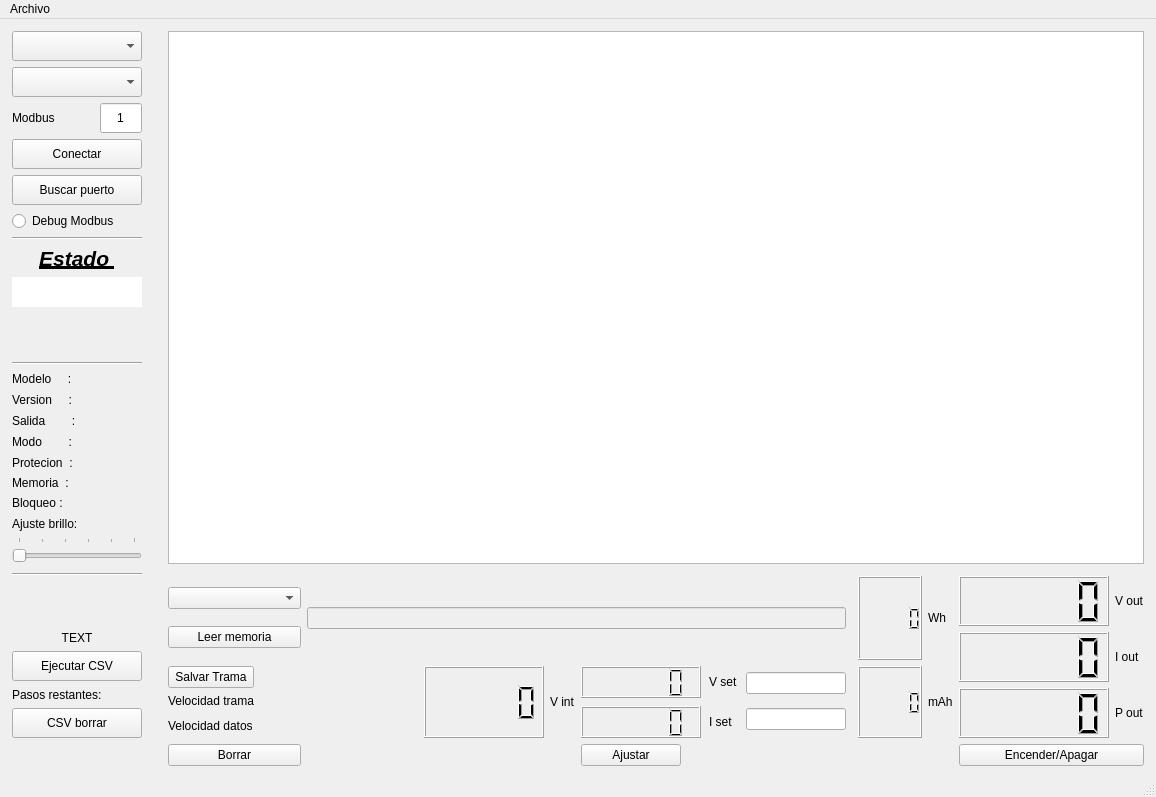
<?xml version="1.0" encoding="UTF-8"?>
<ui version="4.0">
 <class>MainWindow</class>
 <widget class="QMainWindow" name="MainWindow">
  <property name="geometry">
   <rect>
    <x>0</x>
    <y>0</y>
    <width>1156</width>
    <height>797</height>
   </rect>
  </property>
  <property name="windowTitle">
   <string>MainWindow</string>
  </property>
  <widget class="QWidget" name="centralwidget">
   <layout class="QGridLayout" name="gridLayout">
    <property name="leftMargin">
     <number>12</number>
    </property>
    <property name="topMargin">
     <number>12</number>
    </property>
    <property name="rightMargin">
     <number>12</number>
    </property>
    <item row="0" column="1">
     <spacer name="verticalSpacer_4">
      <property name="orientation">
       <enum>Qt::Vertical</enum>
      </property>
      <property name="sizeHint" stdset="0">
       <size>
        <width>20</width>
        <height>40</height>
       </size>
      </property>
     </spacer>
    </item>
    <item row="3" column="3">
     <spacer name="horizontalSpacer_3">
      <property name="orientation">
       <enum>Qt::Horizontal</enum>
      </property>
      <property name="sizeHint" stdset="0">
       <size>
        <width>40</width>
        <height>20</height>
       </size>
      </property>
     </spacer>
    </item>
    <item row="0" column="2" colspan="9">
     <widget class="PlotWidget" name="graphicsView"/>
    </item>
    <item row="4" column="10">
     <widget class="QPushButton" name="pushButton_onoff">
      <property name="sizePolicy">
       <sizepolicy hsizetype="Preferred" vsizetype="Fixed">
        <horstretch>0</horstretch>
        <verstretch>0</verstretch>
       </sizepolicy>
      </property>
      <property name="text">
       <string>Encender/Apagar</string>
      </property>
      <property name="checkable">
       <bool>true</bool>
      </property>
     </widget>
    </item>
    <item row="3" column="5">
     <widget class="QLabel" name="label_3">
      <property name="sizePolicy">
       <sizepolicy hsizetype="Fixed" vsizetype="Preferred">
        <horstretch>0</horstretch>
        <verstretch>0</verstretch>
       </sizepolicy>
      </property>
      <property name="maximumSize">
       <size>
        <width>50</width>
        <height>16777215</height>
       </size>
      </property>
      <property name="text">
       <string>V int</string>
      </property>
     </widget>
    </item>
    <item row="3" column="6">
     <layout class="QHBoxLayout" name="horizontalLayout_4">
      <property name="spacing">
       <number>8</number>
      </property>
      <property name="sizeConstraint">
       <enum>QLayout::SetFixedSize</enum>
      </property>
      <property name="margin">
       <number>0</number>
      </property>
      <item>
       <layout class="QVBoxLayout" name="verticalLayout_4">
        <item>
         <widget class="QLCDNumber" name="lcdNumber_vset">
          <property name="sizePolicy">
           <sizepolicy hsizetype="Fixed" vsizetype="Minimum">
            <horstretch>0</horstretch>
            <verstretch>0</verstretch>
           </sizepolicy>
          </property>
          <property name="minimumSize">
           <size>
            <width>120</width>
            <height>0</height>
           </size>
          </property>
          <property name="maximumSize">
           <size>
            <width>16777215</width>
            <height>16777215</height>
           </size>
          </property>
          <property name="smallDecimalPoint">
           <bool>true</bool>
          </property>
         </widget>
        </item>
        <item>
         <widget class="QLCDNumber" name="lcdNumber_iset">
          <property name="sizePolicy">
           <sizepolicy hsizetype="Fixed" vsizetype="Minimum">
            <horstretch>0</horstretch>
            <verstretch>0</verstretch>
           </sizepolicy>
          </property>
          <property name="minimumSize">
           <size>
            <width>120</width>
            <height>0</height>
           </size>
          </property>
          <property name="maximumSize">
           <size>
            <width>16777215</width>
            <height>16777215</height>
           </size>
          </property>
          <property name="smallDecimalPoint">
           <bool>true</bool>
          </property>
         </widget>
        </item>
       </layout>
      </item>
      <item>
       <layout class="QVBoxLayout" name="verticalLayout_5">
        <item>
         <widget class="QLabel" name="label_6">
          <property name="sizePolicy">
           <sizepolicy hsizetype="Fixed" vsizetype="Preferred">
            <horstretch>0</horstretch>
            <verstretch>0</verstretch>
           </sizepolicy>
          </property>
          <property name="maximumSize">
           <size>
            <width>50</width>
            <height>16777215</height>
           </size>
          </property>
          <property name="text">
           <string>V set</string>
          </property>
         </widget>
        </item>
        <item>
         <widget class="QLabel" name="label_7">
          <property name="sizePolicy">
           <sizepolicy hsizetype="Fixed" vsizetype="Preferred">
            <horstretch>0</horstretch>
            <verstretch>0</verstretch>
           </sizepolicy>
          </property>
          <property name="maximumSize">
           <size>
            <width>50</width>
            <height>16777215</height>
           </size>
          </property>
          <property name="text">
           <string>I set</string>
          </property>
         </widget>
        </item>
       </layout>
      </item>
      <item>
       <layout class="QVBoxLayout" name="verticalLayout_7">
        <item>
         <widget class="QLineEdit" name="lineEdit_vset">
          <property name="sizePolicy">
           <sizepolicy hsizetype="Fixed" vsizetype="Fixed">
            <horstretch>0</horstretch>
            <verstretch>0</verstretch>
           </sizepolicy>
          </property>
          <property name="maximumSize">
           <size>
            <width>100</width>
            <height>16777215</height>
           </size>
          </property>
          <property name="alignment">
           <set>Qt::AlignCenter</set>
          </property>
         </widget>
        </item>
        <item>
         <widget class="QLineEdit" name="lineEdit_iset">
          <property name="sizePolicy">
           <sizepolicy hsizetype="Fixed" vsizetype="Fixed">
            <horstretch>0</horstretch>
            <verstretch>0</verstretch>
           </sizepolicy>
          </property>
          <property name="maximumSize">
           <size>
            <width>100</width>
            <height>16777215</height>
           </size>
          </property>
          <property name="alignment">
           <set>Qt::AlignCenter</set>
          </property>
         </widget>
        </item>
       </layout>
      </item>
     </layout>
    </item>
    <item row="0" column="0" rowspan="4">
     <layout class="QVBoxLayout" name="verticalLayout">
      <item>
       <widget class="QComboBox" name="comboBox_ports">
        <property name="sizePolicy">
         <sizepolicy hsizetype="Fixed" vsizetype="Fixed">
          <horstretch>0</horstretch>
          <verstretch>0</verstretch>
         </sizepolicy>
        </property>
        <property name="minimumSize">
         <size>
          <width>130</width>
          <height>30</height>
         </size>
        </property>
        <property name="maximumSize">
         <size>
          <width>130</width>
          <height>30</height>
         </size>
        </property>
       </widget>
      </item>
      <item>
       <widget class="QComboBox" name="comboBox_datarate">
        <property name="sizePolicy">
         <sizepolicy hsizetype="Fixed" vsizetype="Fixed">
          <horstretch>0</horstretch>
          <verstretch>0</verstretch>
         </sizepolicy>
        </property>
        <property name="minimumSize">
         <size>
          <width>130</width>
          <height>30</height>
         </size>
        </property>
        <property name="maximumSize">
         <size>
          <width>130</width>
          <height>30</height>
         </size>
        </property>
       </widget>
      </item>
      <item>
       <layout class="QHBoxLayout" name="horizontalLayout_6">
        <item>
         <widget class="QLabel" name="label">
          <property name="sizePolicy">
           <sizepolicy hsizetype="Fixed" vsizetype="Fixed">
            <horstretch>0</horstretch>
            <verstretch>0</verstretch>
           </sizepolicy>
          </property>
          <property name="minimumSize">
           <size>
            <width>82</width>
            <height>30</height>
           </size>
          </property>
          <property name="maximumSize">
           <size>
            <width>85</width>
            <height>30</height>
           </size>
          </property>
          <property name="text">
           <string>Modbus</string>
          </property>
         </widget>
        </item>
        <item>
         <widget class="QLineEdit" name="lineEdit_slave_addr">
          <property name="sizePolicy">
           <sizepolicy hsizetype="Fixed" vsizetype="Fixed">
            <horstretch>0</horstretch>
            <verstretch>0</verstretch>
           </sizepolicy>
          </property>
          <property name="minimumSize">
           <size>
            <width>42</width>
            <height>30</height>
           </size>
          </property>
          <property name="maximumSize">
           <size>
            <width>35</width>
            <height>30</height>
           </size>
          </property>
          <property name="text">
           <string>1</string>
          </property>
          <property name="alignment">
           <set>Qt::AlignCenter</set>
          </property>
         </widget>
        </item>
       </layout>
      </item>
      <item>
       <widget class="QPushButton" name="pushButton_connect">
        <property name="sizePolicy">
         <sizepolicy hsizetype="Fixed" vsizetype="Fixed">
          <horstretch>0</horstretch>
          <verstretch>0</verstretch>
         </sizepolicy>
        </property>
        <property name="minimumSize">
         <size>
          <width>130</width>
          <height>30</height>
         </size>
        </property>
        <property name="maximumSize">
         <size>
          <width>136</width>
          <height>30</height>
         </size>
        </property>
        <property name="text">
         <string>Conectar</string>
        </property>
        <property name="checkable">
         <bool>true</bool>
        </property>
       </widget>
      </item>
      <item>
       <widget class="QPushButton" name="pushButton_update">
        <property name="sizePolicy">
         <sizepolicy hsizetype="Fixed" vsizetype="Fixed">
          <horstretch>0</horstretch>
          <verstretch>0</verstretch>
         </sizepolicy>
        </property>
        <property name="minimumSize">
         <size>
          <width>130</width>
          <height>30</height>
         </size>
        </property>
        <property name="maximumSize">
         <size>
          <width>136</width>
          <height>30</height>
         </size>
        </property>
        <property name="text">
         <string>Buscar puerto</string>
        </property>
        <property name="checkable">
         <bool>true</bool>
        </property>
       </widget>
      </item>
      <item>
       <widget class="QRadioButton" name="radioButton_debug">
        <property name="text">
         <string>Debug Modbus</string>
        </property>
       </widget>
      </item>
      <item>
       <widget class="Line" name="line">
        <property name="orientation">
         <enum>Qt::Horizontal</enum>
        </property>
       </widget>
      </item>
      <item>
       <widget class="QLabel" name="label_estado">
        <property name="font">
         <font>
          <pointsize>16</pointsize>
          <weight>75</weight>
          <italic>true</italic>
          <bold>true</bold>
          <underline>true</underline>
         </font>
        </property>
        <property name="text">
         <string>&lt;html&gt;&lt;head/&gt;&lt;body&gt;&lt;p align=&quot;center&quot;&gt;      Estado      &lt;/p&gt;&lt;/body&gt;&lt;/html&gt;</string>
        </property>
       </widget>
      </item>
      <item>
       <widget class="QLineEdit" name="lineEdit_info">
        <property name="enabled">
         <bool>true</bool>
        </property>
        <property name="sizePolicy">
         <sizepolicy hsizetype="Fixed" vsizetype="Fixed">
          <horstretch>0</horstretch>
          <verstretch>0</verstretch>
         </sizepolicy>
        </property>
        <property name="minimumSize">
         <size>
          <width>130</width>
          <height>30</height>
         </size>
        </property>
        <property name="maximumSize">
         <size>
          <width>139</width>
          <height>30</height>
         </size>
        </property>
        <property name="frame">
         <bool>false</bool>
        </property>
        <property name="readOnly">
         <bool>true</bool>
        </property>
       </widget>
      </item>
      <item>
       <spacer name="verticalSpacer_3">
        <property name="orientation">
         <enum>Qt::Vertical</enum>
        </property>
        <property name="sizeHint" stdset="0">
         <size>
          <width>20</width>
          <height>40</height>
         </size>
        </property>
       </spacer>
      </item>
      <item>
       <widget class="Line" name="line_3">
        <property name="orientation">
         <enum>Qt::Horizontal</enum>
        </property>
       </widget>
      </item>
      <item>
       <widget class="QLabel" name="label_model">
        <property name="sizePolicy">
         <sizepolicy hsizetype="Fixed" vsizetype="Fixed">
          <horstretch>0</horstretch>
          <verstretch>0</verstretch>
         </sizepolicy>
        </property>
        <property name="minimumSize">
         <size>
          <width>130</width>
          <height>15</height>
         </size>
        </property>
        <property name="maximumSize">
         <size>
          <width>130</width>
          <height>15</height>
         </size>
        </property>
        <property name="text">
         <string>Modelo     :</string>
        </property>
       </widget>
      </item>
      <item>
       <widget class="QLabel" name="label_version">
        <property name="sizePolicy">
         <sizepolicy hsizetype="Fixed" vsizetype="Fixed">
          <horstretch>0</horstretch>
          <verstretch>0</verstretch>
         </sizepolicy>
        </property>
        <property name="minimumSize">
         <size>
          <width>130</width>
          <height>15</height>
         </size>
        </property>
        <property name="maximumSize">
         <size>
          <width>130</width>
          <height>15</height>
         </size>
        </property>
        <property name="text">
         <string>Version     :</string>
        </property>
       </widget>
      </item>
      <item>
       <widget class="QLabel" name="label_onoff">
        <property name="sizePolicy">
         <sizepolicy hsizetype="Fixed" vsizetype="Fixed">
          <horstretch>0</horstretch>
          <verstretch>0</verstretch>
         </sizepolicy>
        </property>
        <property name="minimumSize">
         <size>
          <width>130</width>
          <height>15</height>
         </size>
        </property>
        <property name="maximumSize">
         <size>
          <width>130</width>
          <height>15</height>
         </size>
        </property>
        <property name="text">
         <string>Salida        :</string>
        </property>
       </widget>
      </item>
      <item>
       <widget class="QLabel" name="label_cccv">
        <property name="sizePolicy">
         <sizepolicy hsizetype="Fixed" vsizetype="Fixed">
          <horstretch>0</horstretch>
          <verstretch>0</verstretch>
         </sizepolicy>
        </property>
        <property name="minimumSize">
         <size>
          <width>130</width>
          <height>15</height>
         </size>
        </property>
        <property name="maximumSize">
         <size>
          <width>130</width>
          <height>15</height>
         </size>
        </property>
        <property name="text">
         <string>Modo        : </string>
        </property>
       </widget>
      </item>
      <item>
       <widget class="QLabel" name="label_protect">
        <property name="sizePolicy">
         <sizepolicy hsizetype="Fixed" vsizetype="Fixed">
          <horstretch>0</horstretch>
          <verstretch>0</verstretch>
         </sizepolicy>
        </property>
        <property name="minimumSize">
         <size>
          <width>130</width>
          <height>15</height>
         </size>
        </property>
        <property name="maximumSize">
         <size>
          <width>130</width>
          <height>15</height>
         </size>
        </property>
        <property name="text">
         <string>Protecion  :</string>
        </property>
       </widget>
      </item>
      <item>
       <widget class="QLabel" name="label_memory">
        <property name="text">
         <string>Memoria  :</string>
        </property>
       </widget>
      </item>
      <item>
       <widget class="QLabel" name="label_lock">
        <property name="text">
         <string>Bloqueo :</string>
        </property>
       </widget>
      </item>
      <item>
       <widget class="QLabel" name="label_brightness">
        <property name="sizePolicy">
         <sizepolicy hsizetype="Fixed" vsizetype="Fixed">
          <horstretch>0</horstretch>
          <verstretch>0</verstretch>
         </sizepolicy>
        </property>
        <property name="minimumSize">
         <size>
          <width>130</width>
          <height>15</height>
         </size>
        </property>
        <property name="maximumSize">
         <size>
          <width>130</width>
          <height>15</height>
         </size>
        </property>
        <property name="text">
         <string>Ajuste brillo: </string>
        </property>
       </widget>
      </item>
      <item>
       <widget class="QSlider" name="horizontalSlider_brightness">
        <property name="sizePolicy">
         <sizepolicy hsizetype="Fixed" vsizetype="Fixed">
          <horstretch>0</horstretch>
          <verstretch>0</verstretch>
         </sizepolicy>
        </property>
        <property name="minimumSize">
         <size>
          <width>130</width>
          <height>30</height>
         </size>
        </property>
        <property name="maximumSize">
         <size>
          <width>130</width>
          <height>30</height>
         </size>
        </property>
        <property name="maximum">
         <number>5</number>
        </property>
        <property name="pageStep">
         <number>8</number>
        </property>
        <property name="orientation">
         <enum>Qt::Horizontal</enum>
        </property>
        <property name="tickPosition">
         <enum>QSlider::TicksAbove</enum>
        </property>
        <property name="tickInterval">
         <number>1</number>
        </property>
       </widget>
      </item>
      <item>
       <widget class="Line" name="line_2">
        <property name="orientation">
         <enum>Qt::Horizontal</enum>
        </property>
       </widget>
      </item>
      <item>
       <spacer name="verticalSpacer_6">
        <property name="orientation">
         <enum>Qt::Vertical</enum>
        </property>
        <property name="sizeHint" stdset="0">
         <size>
          <width>20</width>
          <height>40</height>
         </size>
        </property>
       </spacer>
      </item>
      <item>
       <widget class="QLabel" name="label_text">
        <property name="text">
         <string>&lt;html&gt;&lt;head/&gt;&lt;body&gt;&lt;p align=&quot;center&quot;&gt;TEXT&lt;/p&gt;&lt;/body&gt;&lt;/html&gt;</string>
        </property>
       </widget>
      </item>
      <item>
       <widget class="QPushButton" name="pushButton_CSV">
        <property name="sizePolicy">
         <sizepolicy hsizetype="Fixed" vsizetype="Fixed">
          <horstretch>0</horstretch>
          <verstretch>0</verstretch>
         </sizepolicy>
        </property>
        <property name="minimumSize">
         <size>
          <width>130</width>
          <height>30</height>
         </size>
        </property>
        <property name="maximumSize">
         <size>
          <width>130</width>
          <height>30</height>
         </size>
        </property>
        <property name="text">
         <string>Ejecutar CSV</string>
        </property>
       </widget>
      </item>
      <item>
       <widget class="QLabel" name="label_CSV">
        <property name="sizePolicy">
         <sizepolicy hsizetype="Fixed" vsizetype="Fixed">
          <horstretch>0</horstretch>
          <verstretch>0</verstretch>
         </sizepolicy>
        </property>
        <property name="minimumSize">
         <size>
          <width>130</width>
          <height>15</height>
         </size>
        </property>
        <property name="maximumSize">
         <size>
          <width>130</width>
          <height>15</height>
         </size>
        </property>
        <property name="text">
         <string>Pasos restantes:</string>
        </property>
       </widget>
      </item>
      <item>
       <widget class="QPushButton" name="pushButton_CSV_clear">
        <property name="sizePolicy">
         <sizepolicy hsizetype="Fixed" vsizetype="Fixed">
          <horstretch>0</horstretch>
          <verstretch>0</verstretch>
         </sizepolicy>
        </property>
        <property name="minimumSize">
         <size>
          <width>130</width>
          <height>30</height>
         </size>
        </property>
        <property name="maximumSize">
         <size>
          <width>130</width>
          <height>30</height>
         </size>
        </property>
        <property name="text">
         <string>CSV borrar</string>
        </property>
       </widget>
      </item>
     </layout>
    </item>
    <item row="3" column="4">
     <widget class="QLCDNumber" name="lcdNumber_vin">
      <property name="sizePolicy">
       <sizepolicy hsizetype="Fixed" vsizetype="Minimum">
        <horstretch>0</horstretch>
        <verstretch>0</verstretch>
       </sizepolicy>
      </property>
      <property name="minimumSize">
       <size>
        <width>120</width>
        <height>0</height>
       </size>
      </property>
      <property name="maximumSize">
       <size>
        <width>16777215</width>
        <height>16777215</height>
       </size>
      </property>
      <property name="smallDecimalPoint">
       <bool>true</bool>
      </property>
      <property name="segmentStyle">
       <enum>QLCDNumber::Filled</enum>
      </property>
     </widget>
    </item>
    <item row="3" column="2">
     <layout class="QVBoxLayout" name="verticalLayout_8">
      <property name="spacing">
       <number>0</number>
      </property>
      <property name="leftMargin">
       <number>0</number>
      </property>
      <property name="rightMargin">
       <number>47</number>
      </property>
      <property name="bottomMargin">
       <number>0</number>
      </property>
      <item>
       <layout class="QHBoxLayout" name="horizontalLayout_5">
        <property name="sizeConstraint">
         <enum>QLayout::SetFixedSize</enum>
        </property>
        <item>
         <widget class="QPushButton" name="pushButton_save_plot">
          <property name="text">
           <string>Salvar Trama</string>
          </property>
         </widget>
        </item>
       </layout>
      </item>
      <item>
       <widget class="QLabel" name="label_plot_rate">
        <property name="text">
         <string>Velocidad trama</string>
        </property>
       </widget>
      </item>
      <item>
       <widget class="QLabel" name="label_data_rate">
        <property name="text">
         <string>Velocidad datos</string>
        </property>
       </widget>
      </item>
     </layout>
    </item>
    <item row="4" column="6">
     <widget class="QPushButton" name="pushButton_set">
      <property name="sizePolicy">
       <sizepolicy hsizetype="Fixed" vsizetype="Fixed">
        <horstretch>0</horstretch>
        <verstretch>0</verstretch>
       </sizepolicy>
      </property>
      <property name="maximumSize">
       <size>
        <width>100</width>
        <height>16777215</height>
       </size>
      </property>
      <property name="text">
       <string>Ajustar</string>
      </property>
     </widget>
    </item>
    <item row="4" column="2">
     <widget class="QPushButton" name="pushButton_clear">
      <property name="text">
       <string>Borrar</string>
      </property>
     </widget>
    </item>
    <item row="2" column="10" rowspan="2">
     <layout class="QVBoxLayout" name="verticalLayout_3">
      <property name="sizeConstraint">
       <enum>QLayout::SetFixedSize</enum>
      </property>
      <item>
       <layout class="QHBoxLayout" name="horizontalLayout_3">
        <item>
         <widget class="QLCDNumber" name="lcdNumber_vout">
          <property name="sizePolicy">
           <sizepolicy hsizetype="Fixed" vsizetype="Minimum">
            <horstretch>0</horstretch>
            <verstretch>0</verstretch>
           </sizepolicy>
          </property>
          <property name="minimumSize">
           <size>
            <width>150</width>
            <height>50</height>
           </size>
          </property>
          <property name="frameShape">
           <enum>QFrame::Box</enum>
          </property>
          <property name="lineWidth">
           <number>1</number>
          </property>
          <property name="smallDecimalPoint">
           <bool>true</bool>
          </property>
          <property name="digitCount">
           <number>5</number>
          </property>
         </widget>
        </item>
        <item>
         <widget class="QLabel" name="label_8">
          <property name="sizePolicy">
           <sizepolicy hsizetype="Fixed" vsizetype="Preferred">
            <horstretch>0</horstretch>
            <verstretch>0</verstretch>
           </sizepolicy>
          </property>
          <property name="maximumSize">
           <size>
            <width>50</width>
            <height>16777215</height>
           </size>
          </property>
          <property name="baseSize">
           <size>
            <width>0</width>
            <height>0</height>
           </size>
          </property>
          <property name="text">
           <string>V out</string>
          </property>
         </widget>
        </item>
       </layout>
      </item>
      <item>
       <layout class="QHBoxLayout" name="horizontalLayout_2">
        <item>
         <widget class="QLCDNumber" name="lcdNumber_iout">
          <property name="sizePolicy">
           <sizepolicy hsizetype="Fixed" vsizetype="Minimum">
            <horstretch>0</horstretch>
            <verstretch>0</verstretch>
           </sizepolicy>
          </property>
          <property name="minimumSize">
           <size>
            <width>150</width>
            <height>50</height>
           </size>
          </property>
          <property name="smallDecimalPoint">
           <bool>true</bool>
          </property>
          <property name="digitCount">
           <number>5</number>
          </property>
         </widget>
        </item>
        <item>
         <widget class="QLabel" name="label_4">
          <property name="sizePolicy">
           <sizepolicy hsizetype="Fixed" vsizetype="Preferred">
            <horstretch>0</horstretch>
            <verstretch>0</verstretch>
           </sizepolicy>
          </property>
          <property name="maximumSize">
           <size>
            <width>50</width>
            <height>16777215</height>
           </size>
          </property>
          <property name="text">
           <string>I out</string>
          </property>
         </widget>
        </item>
       </layout>
      </item>
      <item>
       <layout class="QHBoxLayout" name="horizontalLayout">
        <item>
         <widget class="QLCDNumber" name="lcdNumber_pout">
          <property name="sizePolicy">
           <sizepolicy hsizetype="Fixed" vsizetype="Minimum">
            <horstretch>0</horstretch>
            <verstretch>0</verstretch>
           </sizepolicy>
          </property>
          <property name="minimumSize">
           <size>
            <width>150</width>
            <height>50</height>
           </size>
          </property>
          <property name="font">
           <font>
            <weight>50</weight>
            <bold>false</bold>
           </font>
          </property>
          <property name="smallDecimalPoint">
           <bool>true</bool>
          </property>
         </widget>
        </item>
        <item>
         <widget class="QLabel" name="label_5">
          <property name="sizePolicy">
           <sizepolicy hsizetype="Fixed" vsizetype="Preferred">
            <horstretch>0</horstretch>
            <verstretch>0</verstretch>
           </sizepolicy>
          </property>
          <property name="maximumSize">
           <size>
            <width>50</width>
            <height>16777215</height>
           </size>
          </property>
          <property name="text">
           <string>P out</string>
          </property>
         </widget>
        </item>
       </layout>
      </item>
     </layout>
    </item>
    <item row="3" column="8">
     <widget class="QLCDNumber" name="lcdNumber_mah"/>
    </item>
    <item row="2" column="8">
     <widget class="QLCDNumber" name="lcdNumber_wh"/>
    </item>
    <item row="3" column="9">
     <widget class="QLabel" name="label_mah">
      <property name="text">
       <string>mAh</string>
      </property>
     </widget>
    </item>
    <item row="2" column="9">
     <widget class="QLabel" name="label_wh">
      <property name="text">
       <string>Wh</string>
      </property>
     </widget>
    </item>
    <item row="2" column="2">
     <layout class="QVBoxLayout" name="verticalLayout_2">
      <item>
       <widget class="QComboBox" name="comboBox_mem">
        <property name="editable">
         <bool>false</bool>
        </property>
        <property name="iconSize">
         <size>
          <width>16</width>
          <height>16</height>
         </size>
        </property>
       </widget>
      </item>
      <item>
       <widget class="QPushButton" name="pushButton_mem">
        <property name="text">
         <string>Leer memoria</string>
        </property>
       </widget>
      </item>
     </layout>
    </item>
    <item row="2" column="3" colspan="4">
     <layout class="QHBoxLayout" name="horizontalLayout_7">
      <item>
       <widget class="QLineEdit" name="lineEdit_info_mem">
        <property name="enabled">
         <bool>false</bool>
        </property>
       </widget>
      </item>
     </layout>
    </item>
   </layout>
  </widget>
  <widget class="QMenuBar" name="menubar">
   <property name="geometry">
    <rect>
     <x>0</x>
     <y>0</y>
     <width>1156</width>
     <height>25</height>
    </rect>
   </property>
   <widget class="QMenu" name="menuFile">
    <property name="title">
     <string>Archivo</string>
    </property>
    <addaction name="actionOpen"/>
    <addaction name="separator"/>
    <addaction name="actionExit"/>
   </widget>
   <addaction name="menuFile"/>
  </widget>
  <widget class="QStatusBar" name="statusbar"/>
  <action name="actionOpen">
   <property name="text">
    <string>Abrir</string>
   </property>
  </action>
  <action name="actionExit">
   <property name="text">
    <string>Salir</string>
   </property>
  </action>
 </widget>
 <customwidgets>
  <customwidget>
   <class>PlotWidget</class>
   <extends>QGraphicsView</extends>
   <header>pyqtgraph</header>
  </customwidget>
 </customwidgets>
 <resources/>
 <connections/>
</ui>
